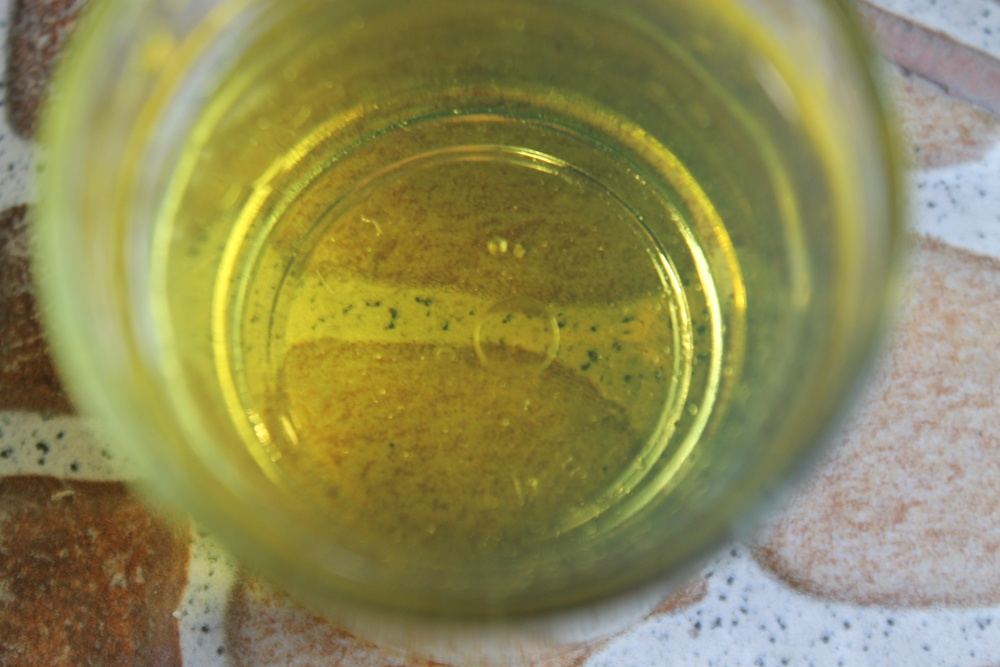
#> input picture image/IMG_0164.JPG, 1000 x 667 px, shrunk from 4272 x 2848 before the run, found by its file name
$ python pre-processing.py   (older library calls are emulated)
#> lines starting #> are read from the running program, lines starting #| are printed output that depends on the picture; long printed decimals are rounded
import cv2
import numpy as np
import matplotlib.pyplot as plt

from skimage.io import imread
from skimage.feature import greycomatrix, greycoprops
from pandas import DataFrame
path = 'image\IMG_0164.JPG'

image = cv2.imread(path)
#> image is the input picture: shape (667, 1000, 3); mean B, G, R 86.3, 138.1, 142.5

image = cv2.cvtColor(image, cv2.COLOR_BGR2RGB)

h, w = image.shape[:2]
#> h = 667; w = 1000

startRow, startCol = int(h*.25), int(w*.25)
#> startRow = 166; startCol = 250
endRow, endCol = int(h*.75), int(w*.75)
#> endRow = 500; endCol = 750

cropImage = image[startRow:endRow, startCol:endCol]
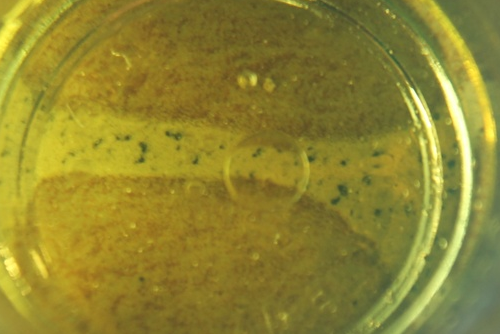
#> cropImage: shape (334, 500, 3); mean R, G, B 143.7, 133.4, 48.4

brightnessImage = cv2.addWeighted(cropImage, 2, np.zeros(cropImage.shape, cropImage.dtype), -1, 0)
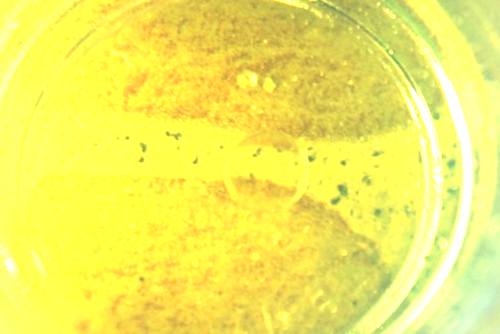
#> brightnessImage: shape (334, 500, 3); mean R, G, B 243.5, 237.6, 95.9

negative = 255 - brightnessImage
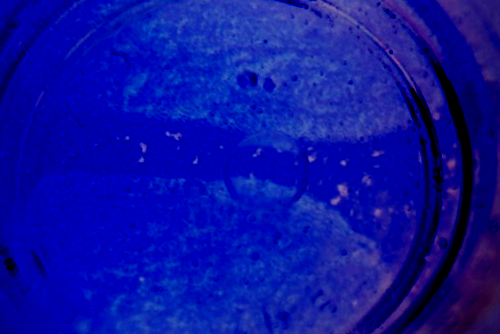
#> negative: shape (334, 500, 3); mean R, G, B 11.5, 17.4, 159.1

grayImage  = cv2.cvtColor(negative, cv2.COLOR_BGR2GRAY)
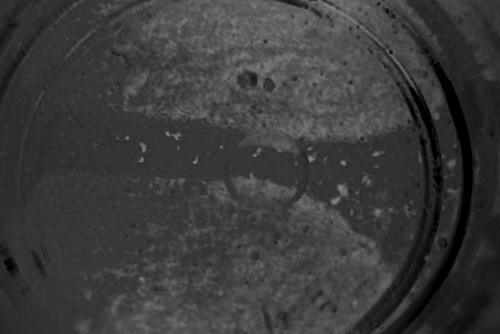
#> grayImage: shape (334, 500); min 0, max 132, mean 59.1

grayImage = grayImage.astype(np.uint8)

greycomatrix = greycomatrix(grayImage, [0, 1], [0, np.pi/2], levels=256)

energy = greycoprops(greycomatrix, 'energy')
#> energy = [[0.134, 0.134], [0.0508, 0.0513]]
average = np.mean(energy)
#> average = 0.0924

Energy = {'Nama': [path],
'Average': [average],
}
#> Energy = {'Nama': ['image\\IMG_0164.JPG'], 'Average': [0.0924]}

df = DataFrame(Energy, columns= ['Nama', 'Average'])
#> df = table of 1 rows and 2 columns

print(df)
#|                  Nama   Average
#| 0  image\IMG_0164.JPG  0.09238
#plt.subplot(1, 1, 1), plt.axis('Off'), plt.title(df)
#plt.show()

$ run again, with image/IMG_0125.JPG copied over image/IMG_0164.JPG
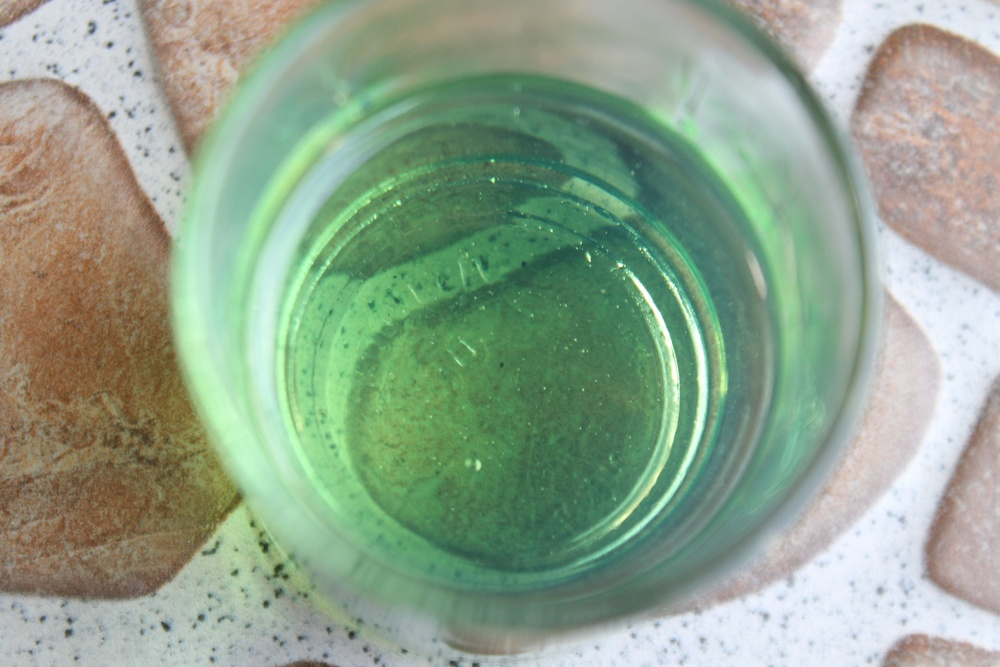
#> input picture image/IMG_0125.JPG, 1000 x 667 px, shrunk from 4272 x 2848 before the run, found by its file name
#> image is the input picture: shape (667, 1000, 3); mean B, G, R 140.8, 163.3, 143
#> `negative = 255 - brightnessImage`:
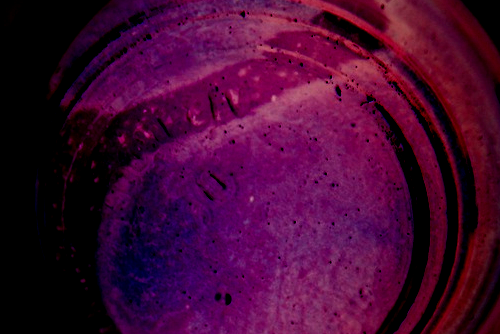
#> negative: shape (334, 500, 3); mean R, G, B 69.3, 7.9, 50.3
#> `grayImage  = cv2.cvtColor(negative, cv2.COLOR_BGR2GRAY)`:
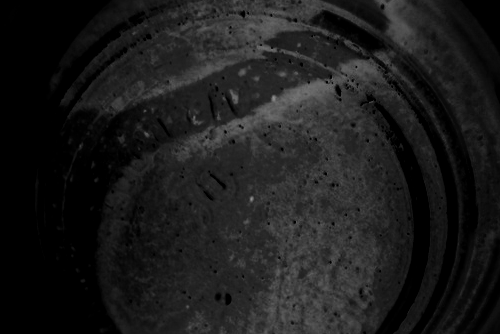
#> grayImage: shape (334, 500); min 0, max 144, mean 27.6
#> energy = [[0.243, 0.243], [0.212, 0.218]]
#> average = 0.229
#> Energy = {'Nama': ['image\\IMG_0164.JPG'], 'Average': [0.229]}
#> df = table of 1 rows and 2 columns
#|                  Nama   Average
#| 0  image\IMG_0164.JPG  0.229

$ run again, with image/IMG_0130.JPG copied over image/IMG_0164.JPG
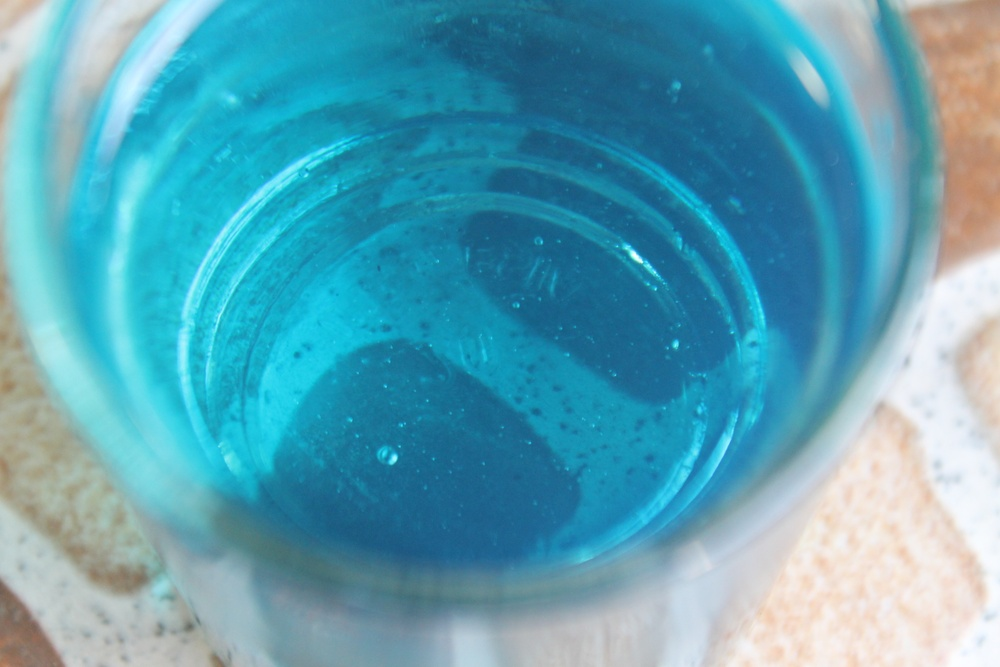
#> input picture image/IMG_0130.JPG, 1000 x 667 px, shrunk from 4272 x 2848 before the run, found by its file name
#> image is the input picture: shape (667, 1000, 3); mean B, G, R 180.9, 162.1, 90.1
#> `negative = 255 - brightnessImage`:
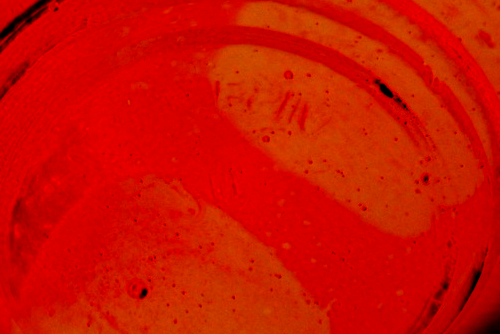
#> negative: shape (334, 500, 3); mean R, G, B 204.9, 16.6, 0
#> `grayImage  = cv2.cvtColor(negative, cv2.COLOR_BGR2GRAY)`:
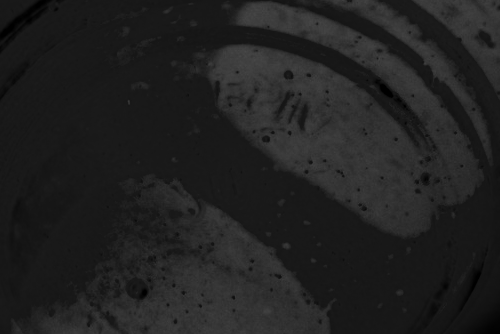
#> grayImage: shape (334, 500); min 0, max 73, mean 33.1
#> energy = [[0.265, 0.265], [0.17, 0.17]]
#> average = 0.218
#> Energy = {'Nama': ['image\\IMG_0164.JPG'], 'Average': [0.218]}
#> df = table of 1 rows and 2 columns
#|                  Nama   Average
#| 0  image\IMG_0164.JPG  0.2176

$ run again, with image/IMG_0162.JPG copied over image/IMG_0164.JPG
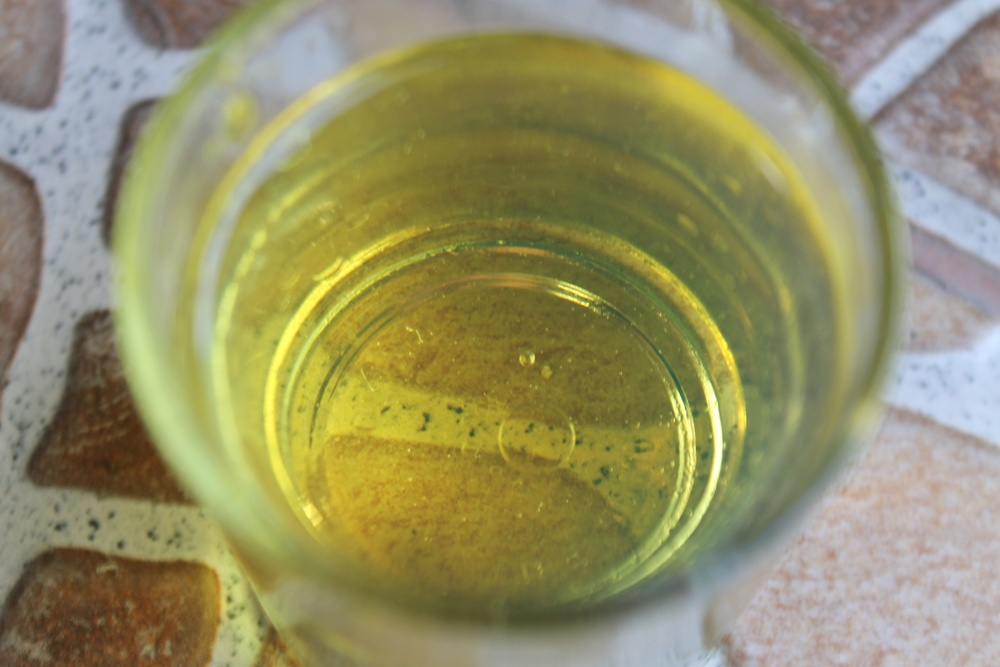
#> input picture image/IMG_0162.JPG, 1000 x 667 px, shrunk from 4272 x 2848 before the run, found by its file name
#> image is the input picture: shape (667, 1000, 3); mean B, G, R 102.1, 145.1, 148.8
#> `negative = 255 - brightnessImage`:
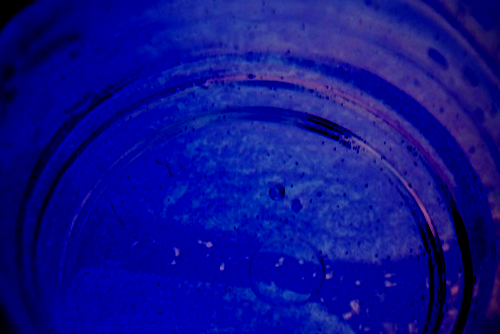
#> negative: shape (334, 500, 3); mean R, G, B 13.9, 15.9, 141.8
#> `grayImage  = cv2.cvtColor(negative, cv2.COLOR_BGR2GRAY)`:
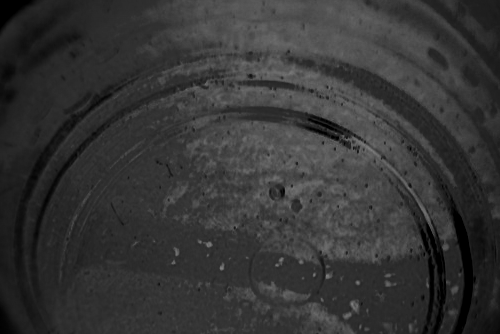
#> grayImage: shape (334, 500); min 0, max 127, mean 53.3
#> energy = [[0.128, 0.128], [0.0458, 0.0482]]
#> average = 0.0875
#> Energy = {'Nama': ['image\\IMG_0164.JPG'], 'Average': [0.0875]}
#> df = table of 1 rows and 2 columns
#|                  Nama   Average
#| 0  image\IMG_0164.JPG  0.08753
